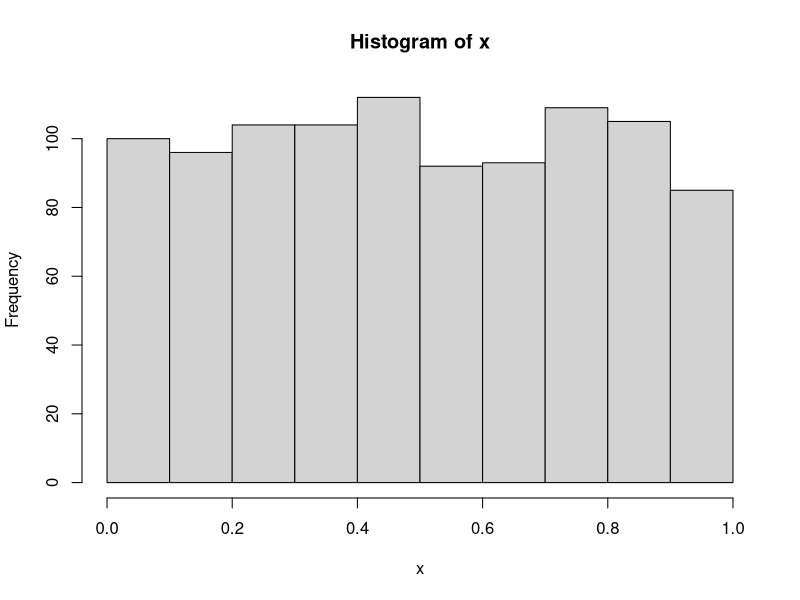
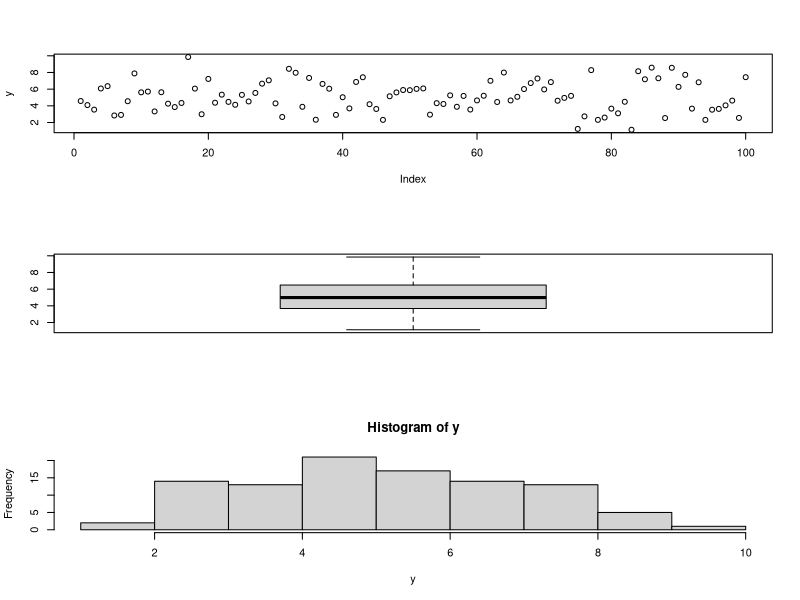
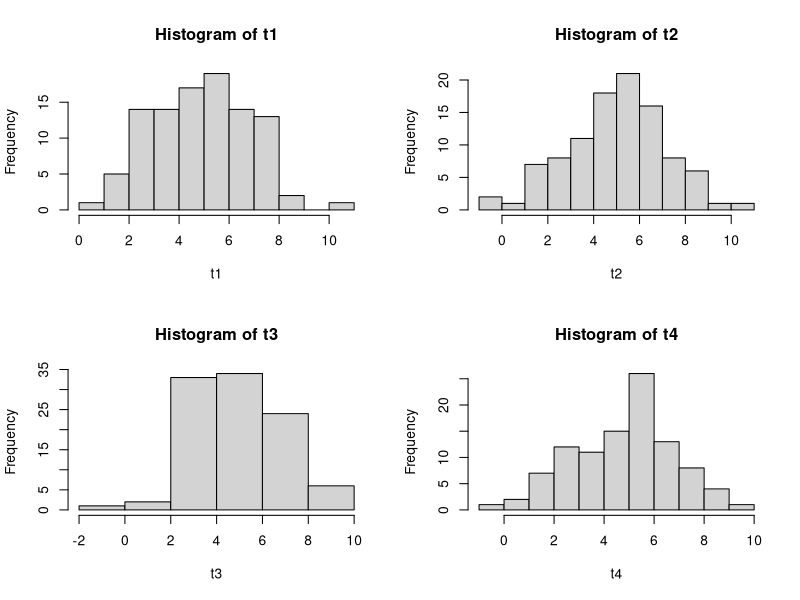
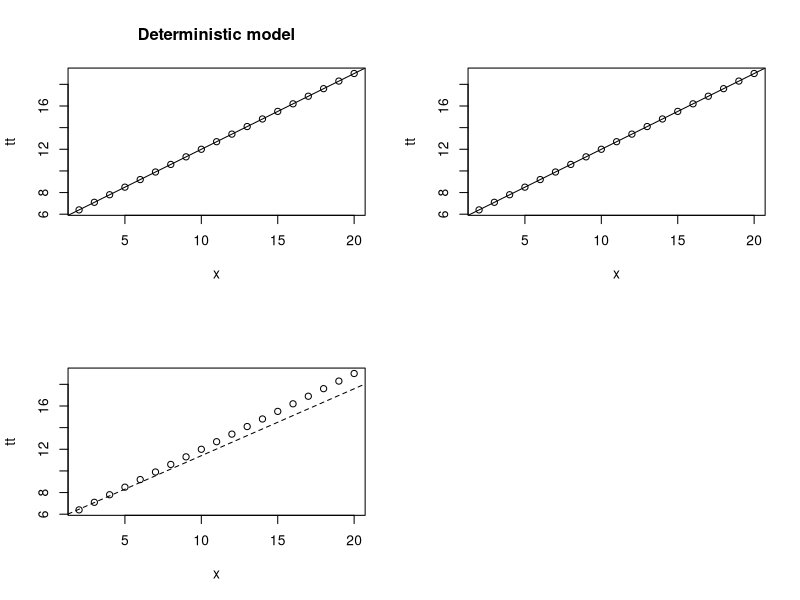

Source code (R) for these figures, in order:
## ---- chunk 1
knitr::opts_chunk$set(echo = TRUE)
## ---- chunk 2
x <- runif(n=1000, min = 0, max = 1)
hist(x)
## ---- chunk 3

library(ggplot2)
y <- rnorm(n=100, mean = 5, sd=2)
mean(y)
sd(y)
par(mfrow=c(3,1))
plot(y)
boxplot(y)
hist(y)
## ---- chunk 4
t1 <- rnorm(n=100, 5,2)
t2 <- rnorm(n=100, 5,2)
t3 <- rnorm(n=100, 5,2)
t4 <- rnorm(n=100, 5,2)
par(mfrow=c(2,2))
hist(t1)
hist(t2)
hist(t3)
hist(t4)

mean(t1)
mean(t2)
mean(t3)
mean(t4)

## ---- chunk 5
t5 <- replicate(n=4, rnorm(100, 5,2))
head(t5)
str(t5)

apply(t5, 2, sd)
summary(t5)


## ---- chunk 6
t6 <- replicate(n=4, rnorm(1000, 5,2))
summary(t6)
apply(t6, 2,sd)
sd(apply(t6,2,mean))



## ---- chunk 7
#lets play some more interesting game, Regression !!!
#lets we have a regression: Y -N (a+b*x, sd )

par(mfrow=c(2,2))
a=5
b=0.7
x <- seq(2,20)

tt <- as.numeric(y_fix <- a + b*x)
tt

plot(tt~x, main="Deterministic model")
abline(a=5,b=0.7)
#class(y_fix)

l1 <- rnorm(length(x), mean = tt, sd=2)
plot(tt ~x)
abline(a=5, b=0.7)

y_sim <- lm(l1 ~ x)
summary(y_sim)
confint(y_sim)
plot(tt ~x)+
abline(reg=y_sim, lty=2)


